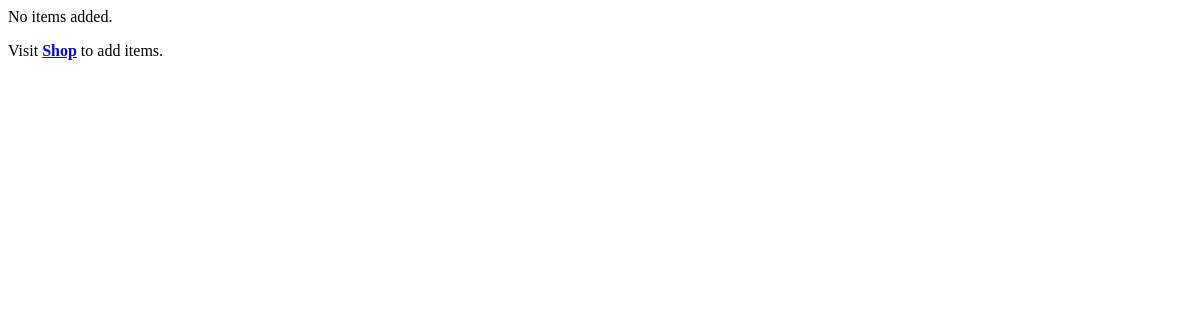
The page /getCartItems (signed in) on the database as committed earlier.
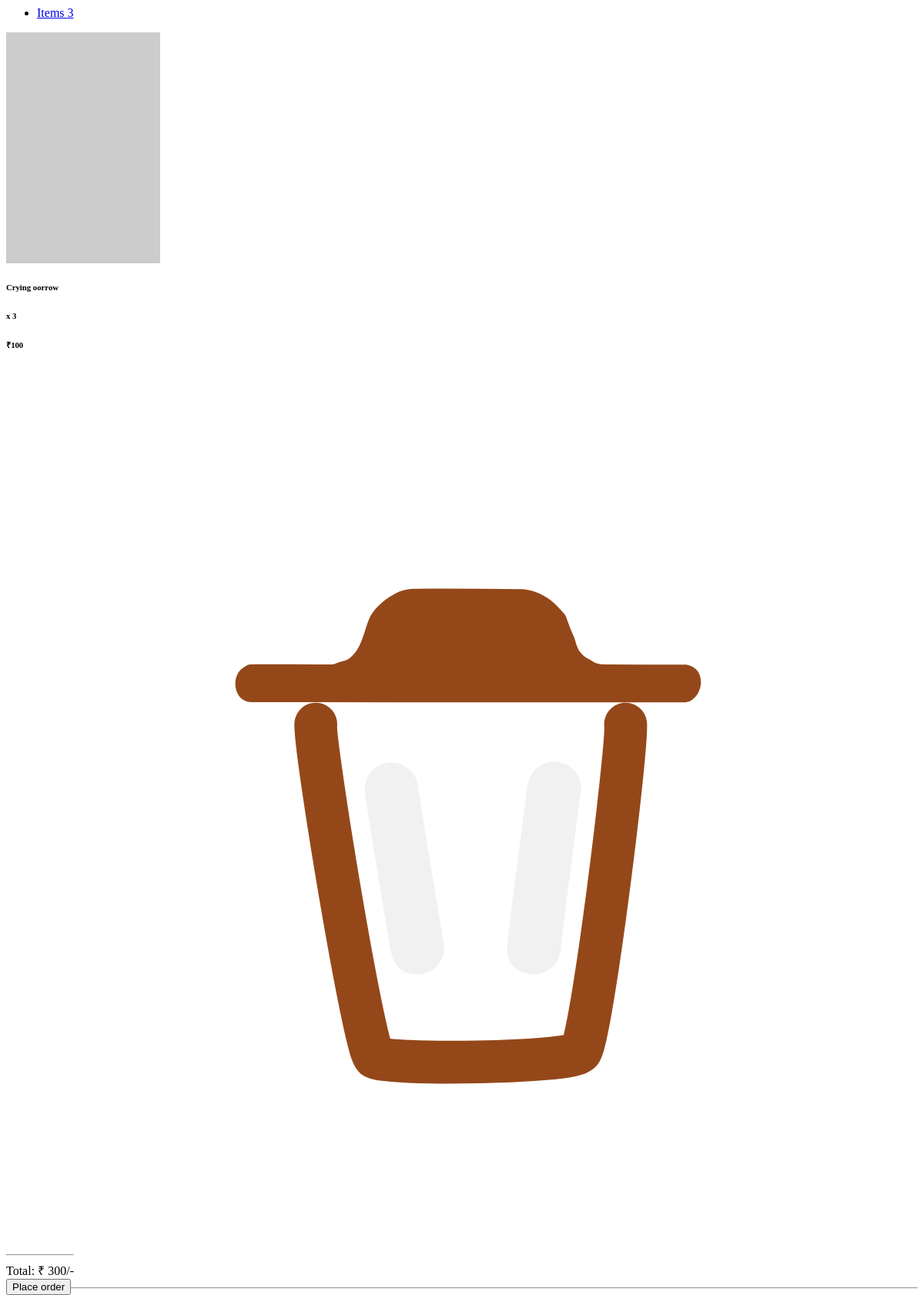
The same page on the database as committed later.
### PratyushDoodlesApp/models/UserModel.py (models this page shows, shortened)
class CartItem(db.Model):
    __tablename__ = 'cart_item'
    id = db.Column(db.Integer, primary_key=True)
    quantity = db.Column(db.Integer, nullable=False)
    cart_id = db.Column(db.Integer, db.ForeignKey('cart.id'), nullable=False)
    product_id = db.Column(db.Integer, db.ForeignKey('product.id'), nullable=False)
    def get_product(self):
        product = Product.query.filter_by(id = self.product_id).first()
        return product

### PratyushDoodlesApp/models/ProductModel.py (models this page shows, shortened)
class Product(db.Model):
    __tablename__ = 'product'
    id = db.Column(db.Integer, primary_key=True)
    name = db.Column(db.String(255), nullable=False)
    description = db.Column(db.String(255), nullable=False)
    price = db.Column(db.Integer, nullable=False)
    stock_quantity = db.Column(db.Integer, nullable=False)
    discount_percent = db.Column(db.Integer, nullable=True)
    product_highlight = db.Column(db.String(255), nullable=True)
    product_images = db.relationship('ProductImage', backref = 'of_product', lazy=True)

### PratyushDoodlesApp/business/cart.py (the view)
@cart_bp.route('/getCartItems')
def getCartItems():
    data = getCartData()
    return render_template('cart.html', data=data)

### PratyushDoodlesApp/business/auth.py (called while the page is built)
@login_manager.user_loader
def load_user(user_id):
    return User.query.get(int(user_id))

### PratyushDoodlesApp/business/cart.py (called while the page is built)
def getCartData():
    user = get_current_user()
    items_count = 0
    total_amount = 0
    cart_items = None
    if user and user.cart:
        cart_items = user.cart.cart_items
        for cart_item in cart_items:
            items_count = items_count + cart_item.quantity
            product = Product.query.filter_by(id = cart_item.product_id).first()
            total_amount = total_amount + (product.price * cart_item.quantity)
    return {
        'user' : user,
        'items_count' : items_count,
        'total_amount' : total_amount,
        'cart_items' : cart_items
    }

### PratyushDoodlesApp/business/util.py (called while the page is built)
def get_current_user():
    if  current_user.is_anonymous:
        return None
    return current_user

### PratyushDoodlesApp/templates/cart.html
{% if data.user %}
{% if data.cart_items and (data.cart_items|length>0) %}
<ul class="navbar-nav justify-content-end flex-grow-1 pe-3">
    <li class="nav-item">
        <a class="nav-link" aria-current="page" href="#">Items {{data.items_count}}</a>
    </li>
</ul>
<div class="flex-column">
    {% for cart_item in data.cart_items %}
        <div id = "cart-item-{{ cart_item.product_id }}">
            {% with cart_item=cart_item, product=cart_item.get_product() %}
                {% include 'ui/cart_item.html' %}
            {% endwith %}
        </div>
    {% endfor %}
    <div class="container" style="position: absolute; bottom: 0;">
        <hr class="mb-4">
        <div class="container mb-4">
            <div class="row">
                <span class="col-md-6">
                    <div class="total-amount">
                        Total: ₹ {{ data.total_amount }}/-
                    </div>
                </span>
                <span class="col-md-6 text-center">
                    <a class="align-middle" href="{{ url_for('checkout.checkout') }}">
                        <button class="dark-button">Place order</button>
                    </a>
                </span>
            </div>
        </div>
    </div>
</div>
{% else %}
<div class="row ml-auto">
    <p>
        No items added.
    </p>
    <p>
        Visit <a type="button" class="dark-button" href="{{ url_for('shop.shop') }}"><b>Shop</b></a> to add items.
    </p>
</div>
{% endif %}
{% else %}
    <div class="row ml-auto">
        <p>
            <a type="button" class="dark-button " href="{{ url_for('auth.login') }}"><b>Log-In</b></a> to access your cart
        </p>
    </div>
{% endif%}

### PratyushDoodlesApp/templates/ui/cart_item.html
<div class="row mb-4 d-flex justify-content-between align-items-center">
    <div class="col-md-2 col-lg-2 col-xl-2">
        <img src="{{ product.product_images[0].picture_url }}" alt="Product" class="rounded-3 ic-50" />
    </div>
    <div class="col-md-5 col-lg-5 col-xl-5">
        <h6 class="text-muted">{{ product.name }}</h6>
        <h6 class="text-black mb-0">x {{ cart_item.quantity }}</h6>
    </div>
    <div class="col-md-1 col-lg-1 col-xl-1 offset-lg-1">
        <h6 class="mb-0">₹{{ product.price }}</h6>
    </div>
    <div class="col-md-2 col-lg-2 col-xl-2 text-end">
        <span class="text-muted" product_id="{{ product.id }}" onclick="removeItemFromCart(this)">
            <img class="ic-30" src="{{ url_for('static', filename='images/ic_thrash.svg') }}">
        </span>
    </div>
    <hr class="my-4">
</div>

Rows that differ between the two databases and show on the page:
added CartItem: name "Crying oorrow", quantity "3", price "100"
Other text that changed with them:
{{ data.items_count }}: (not shown) → "3"
{{ data.total_amount }}: (not shown) → "300"
text no longer shown: "No items added. Visit Shop to add items."
text now shown: "Items Total: ₹ /- Place order"
